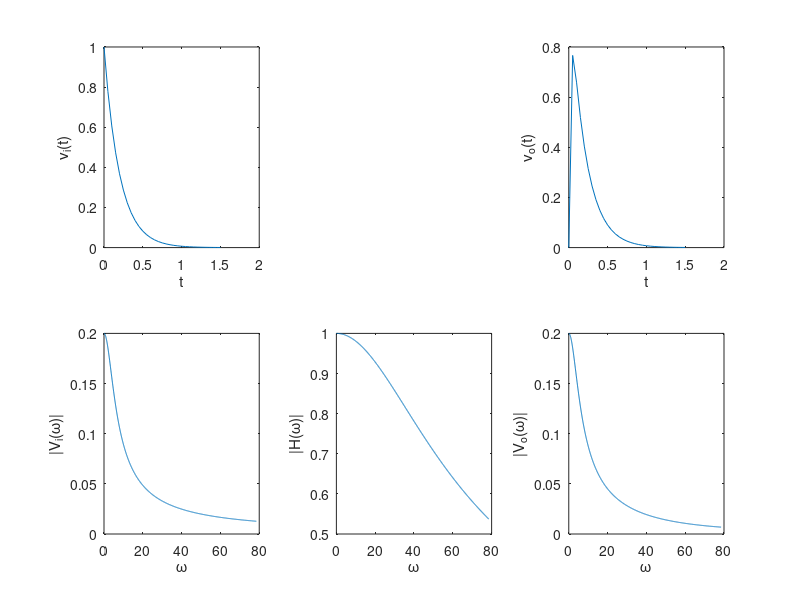

MATLAB code to generate this figure:
close all

% The code in this example cannot be generalized to other functions easily
% it was calculated by hand and it used for illustrative purposes only

% Time (t) and Frequency (w)
t = 0:0.05:1.5;
w = 0:0.05:25*pi;

% Generate vi(t) = e^(-5t) and Vi(w)
vi_t = exp(-5 * t);
vi_w = 1 ./ (5 + w*1j);

% Generate h(t) and H(w)
h_w = (-1e7)./(w.^2 - 200e3*1j*w - 1e7);

% Generate vo(t) and Vo(w)
vo_w = vi_w .* h_w;
vo_t = 2.5e-4 * exp(-2e5 * t) - 1.1 * exp(-50 * t) + 1.1 * exp(-5 * t);

% Generate plots

% vi(t)
subplot(2, 3, 1)
plot(t, vi_t)
xlabel('t')
ylabel('v_i(t)')

% |Vi(w)|
subplot(2, 3, 4)
plot(w, abs(vi_w))
xlabel('\omega')
ylabel('|V_i(\omega)|')


% h(t)
% NOT NEEDED FOR THIS EXAMPLE

% |H(w)|
subplot(2, 3, 5)
plot(w, abs(h_w))
xlabel('\omega')
ylabel('|H(\omega)|')

% vo(t)
subplot(2, 3, 3)
plot(t, vo_t)
xlabel('t')
ylabel('v_o(t)')

% |Vi(w)|
subplot(2, 3, 6)
plot(w, abs(vo_w))
xlabel('\omega')
ylabel('|V_o(\omega)|')